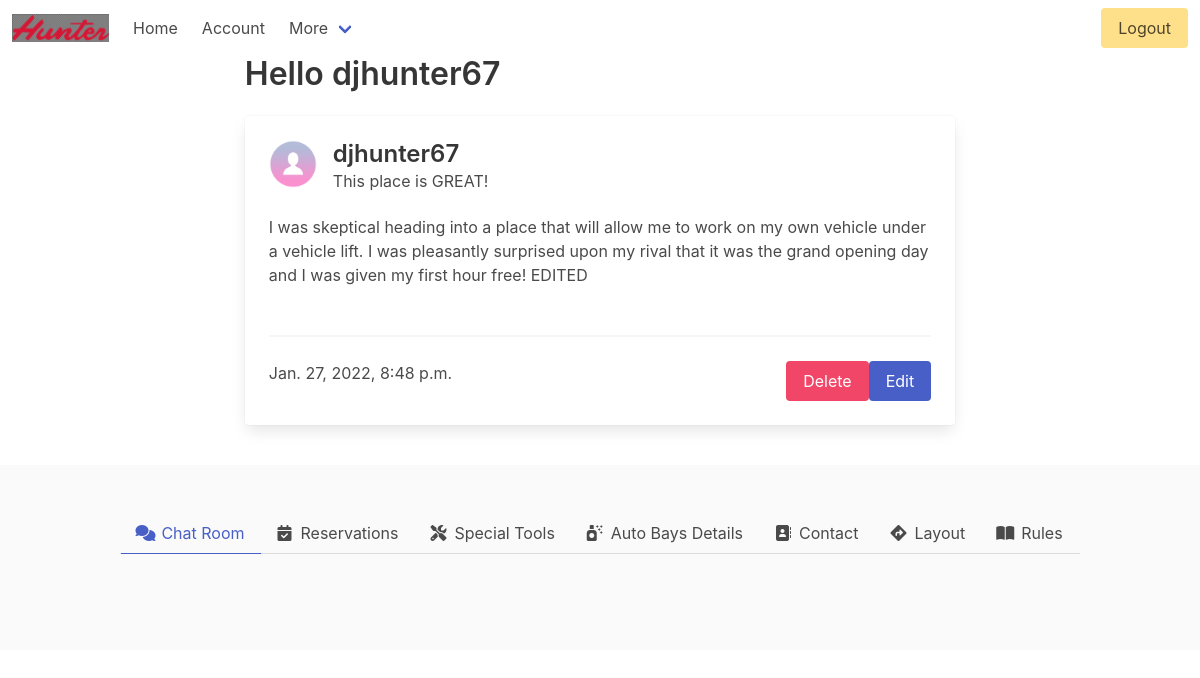
/profile/djhunter67 (signed in), run on the app's committed database.
### diy_users/models.py (models this page shows, shortened)
class DIYUsers(AbstractUser):
    phone_regex = RegexValidator(
        regex=r'\d{10}', message="Phone number must be entered in the format: '+999999999'. 10 digits allowed.")
    phone_number = models.CharField(
        validators=[phone_regex], max_length=17, blank=False)  # validators should be a list
    date_added = models.DateField(auto_now_add=True)
    avatar = models.ImageField(
        upload_to=upload_path, default="../static/img/default_avt.png")
    first_name = models.CharField(_('first name'), max_length=150, blank=False)
    last_name = models.CharField(_('last name'), max_length=150, blank=False)
    email = models.EmailField(_('email address'), blank=False)
    def __str__(self) -> str:
        return self.username

### blog/models.py (models this page shows)
class BlogPost(models.Model):
    title = models.CharField(max_length=40)
    body = models.TextField(max_length=200)
    user = models.ForeignKey(
        DIYUsers, on_delete=models.CASCADE, related_name='blog_posts')
    public = models.BooleanField(default=False)
    date_created = models.DateTimeField(auto_now_add=True)
    date_edited = models.DateTimeField(auto_now=True)

### diy_users/views.py (the view)
# urls.py: path('profile/<str:username>', views.profile, name='profile'),
@login_required
def profile(request, username):
    if request.method == 'GET':
        user_data = request.user
        context = {
            "user_data": user_data,
        }
        return render(request, "profile.html", context)

### capstone/templates/profile.html (shortened to what this page needs)
{% extends 'base.html' %}
{% load static %}
{% block header %}
<nav class="navbar" role="navigation" aria-label="main navigation">
    <div class="navbar-brand">
        <a class="navbar-item" href="https://christerpher.github.io">
            <img src="{% static 'img/Logo.png' %}">
        </a>
    </div>
    <div id="navbarBasicExample" class="navbar-menu">
        <div class="navbar-start">
            <a class="navbar-item" href="{% url 'hunter_diy_garage:index' %}">
                Home
            </a>
            {% if request.user.is_authenticated %}
            <a class="navbar-item" href="{% url 'diy_users:profile' request.user.username %}">
                Account
            </a>
            {% endif %}
            <div class="navbar-item has-dropdown is-hoverable">
                <a class="navbar-link">
                    More
                </a>
            </div>
        </div>
        <div class="navbar-end">
            <div class="navbar-item">
                <div class="buttons">
                    {% if request.user.is_authenticated %}
                    <a href="{% url 'diy_users:logout' %}" class="button is-warning">
                        Logout
                    </a>
                    {% endif %}
                </div>
            </div>
        </div>
    </div>
</nav>
{% endblock header %}
{% block content %}
{% if request.user.is_authenticated %}
<h1 class="title is-primary">Hello {{user}}</h1>
<div>
    {% for posts in user_data.blog_posts.all %}
    <div class="card mb-4">
        <div class="card-content">
            <div class="media">
                <div class="media-left">
                    <figure class="image is-48x48">
                        <img src="{% static 'img/default_avt.png' %}" alt="Placeholder image">
                    </figure>
                </div>
                <div class="media-content">
                    <p class="title is-4">{{posts.user}}</p>
                    <p class="subtitle is-6">{{posts.title}}</p>
                </div>
            </div>
            <div class="content">
                {{posts.body}}
                <br>
                <br>
                <hr>
                <div class="is-flex is-justify-content-space-between">
                    <time datetime="{posts.date_created}">{{posts.date_created}}</time>
                    <div class="field is-grouped">
                        <p class="control">
                        <form action="{% url 'blog:delete' posts.id %}" method="POST">
                            <button class="button is-danger" type="submit">Delete</button>
                        </form>
                        </p>
                        <p class="control">
                            <a href="{% url 'blog:edit' posts.id %}">
                                <button id="edit_btn" class="button is-link">Edit</button>
                            </a>
                        </p>
                    </div>
                </div>
            </div>
        </div>
    </div>
    {% endfor %}
</div>
{% endif %}
{% endblock content %}

### data on the page
DIYUsers: username "djhunter67"
BlogPost: user "djhunter67", title "This place is GREAT!", body "I was skeptical heading into a place that will allow me to work on my own vehicle under a vehicle lift. I was pleasantly surprised upon my rival that it was the grand opening day and I was given my first hour free! EDITED", date_created "Jan. 27, 2022, 8:48 p.m."
